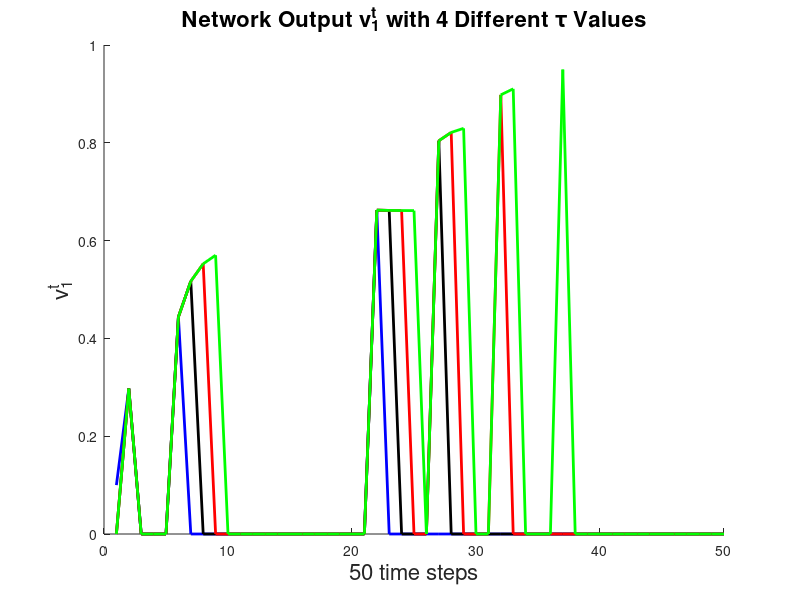
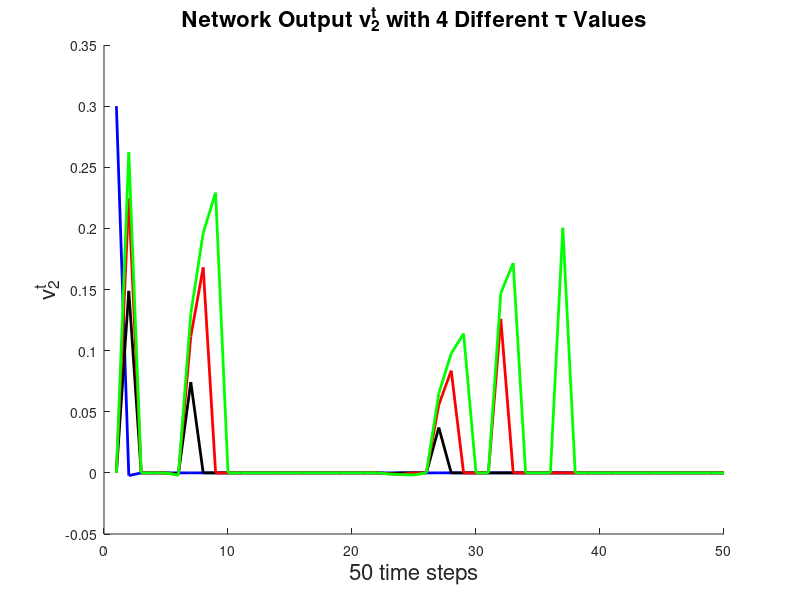

These charts were generated, in order, by the following MATLAB code:

v1_0=0.1;
v2_0=0.3;

M=[0.5 0.5; 0 0.5];
tau=[0.5 1 2 4];
t_step=50;
v1=zeros(numel(tau),t_step);
v2=zeros(numel(tau),t_step);
v1(1)=v1_0;
v2(1)=v2_0;
color='bkrg';

for j=1:numel(tau)
    for i=1:t_step-1
    v1(j,i+1)=  (1*v1(i) + tanh( M(1,1) *v1(i) + M(1,2)*v2(i) )) /1;
    v2(j,i+1)=( (tau(j)-1) / tau(j) )* v2(i) + tanh( M(2,2)*v2(i) )/ tau(j);
    end
    
    figure(1);
    hold on
    plot(1:t_step,v1(j,:), color(j),'LineWidth',2);
    hold off
    xlabel('50 time steps','FontSize',16);
    ylabel('v_1^t','FontSize',16);
    title('Network Output v_1^t with 4 Different \tau Values','FontSize',16)

    
    figure(2);
    hold on
    plot(1:t_step,v2(j,:), color(j),'LineWidth',2);
    hold off
    xlabel('50 time steps','FontSize',16);
    ylabel('v_2^t','FontSize',16);
    title('Network Output v_2^t with 4 Different \tau Values','FontSize',16)

end

